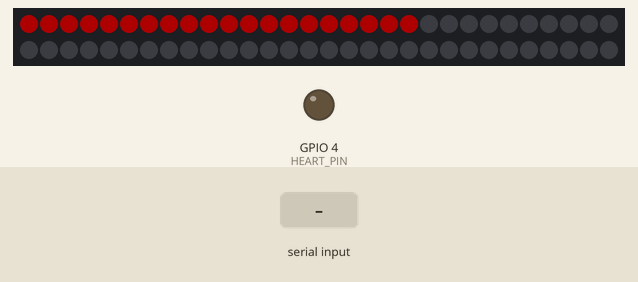
Simulated run of this program. Board: ESP8266 (Wemos D1 mini). On the bench: 60 RGB LEDs in strip order, left to right, continuing on the next row, output pins drawn as LEDs (lit = HIGH). The test bench sets the inputs (shaded band). Dim RGB values are drawn brighter than linear.

Above: at 1.2 s.
1.3 s: "DEATH\n" received over Serial
At 1.8 s:
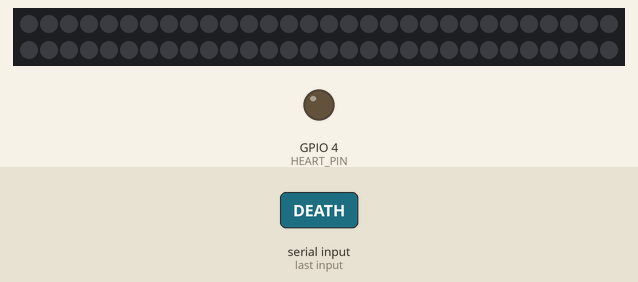
2.8 s: "DEATH,45\n" received over Serial
At 4.1 s:
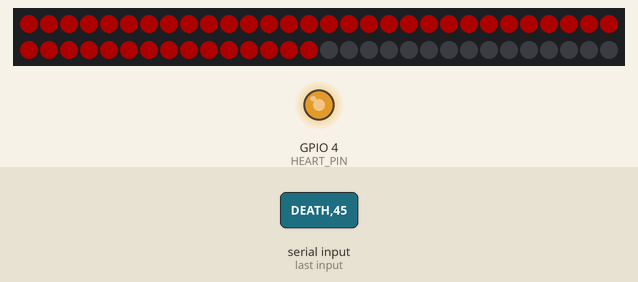
Timing chart, 0 to 5.8 s (numbered marks = the images above; inputs shaded):
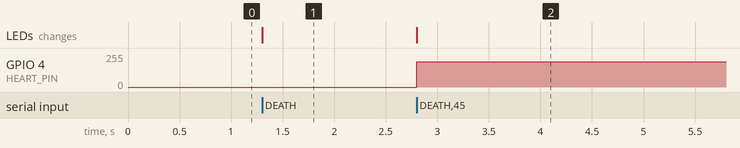

The program:

main.cpp
```cpp
#include <Arduino.h>
#include <FastLED.h>

#define HEART_PIN 4
#define LED_PIN 3
#define NUM_LEDS 60
#define LED_TYPE WS2812B
#define COLOR_ORDER GRB

CRGB leds[NUM_LEDS]; // Make array of LEDs

void turnOnLeds(int count);

void setup() {
    // put your setup code here, to run once:
    Serial.begin(9600);
    pinMode(HEART_PIN, OUTPUT);

    FastLED.addLeds<LED_TYPE, LED_PIN, COLOR_ORDER>(leds, NUM_LEDS);
    FastLED.setBrightness(50); // 0–255

    turnOnLeds(20);
}

void loop() {
    // put your main code here, to run repeatedly:
    if (Serial.available() > 0) {
    String message = Serial.readStringUntil('\n');
    if (message.startsWith("DEATH")) {
      String dataStr = message.substring(6); // Get the actual value from the message
      int nrOfDeaths = constrain(dataStr.toInt(), 0, 60);

      turnOnLeds(nrOfDeaths);

      int mappedDeaths = map(nrOfDeaths, 0, 60, 0, 255); // Map to 255

      // Activate heart
      analogWrite(HEART_PIN, mappedDeaths);
    }
  }
}

void turnOnLeds(int count) {
  // Clear all LEDs
  FastLED.clear();

  // Light up 'count' LEDs from index 0
  for (int i = 0; i < count && i < NUM_LEDS; i++) {
    leds[i] = CRGB::Red; // Change color as needed
  }

  FastLED.show();
}
```

Measured:
- after the input at 1.3 s, the LEDs: change at once (image 1)
- after the input at 2.8 s, GPIO 4 (HEART_PIN): 0/255 → 191/255 at once; the LEDs: change at once (image 2)
